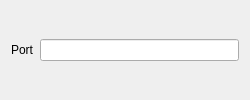
<?xml version="1.0" encoding="UTF-8"?>
<ui version="4.0">
 <class>inUdpPsWidget</class>
 <widget class="QWidget" name="inUdpPsWidget">
  <property name="geometry">
   <rect>
    <x>0</x>
    <y>0</y>
    <width>250</width>
    <height>100</height>
   </rect>
  </property>
  <property name="windowTitle">
   <string>Dialog</string>
  </property>
  <layout class="QHBoxLayout" name="horizontalLayout_2">
   <item>
    <layout class="QHBoxLayout" name="horizontalLayout">
     <item>
      <layout class="QVBoxLayout" name="verticalLayout">
       <item>
        <widget class="QLabel" name="port_lbl">
         <property name="text">
          <string>Port</string>
         </property>
        </widget>
       </item>
      </layout>
     </item>
     <item>
      <layout class="QVBoxLayout" name="verticalLayout_2">
       <item>
        <widget class="QLineEdit" name="port_le"/>
       </item>
      </layout>
     </item>
    </layout>
   </item>
  </layout>
 </widget>
 <resources/>
 <connections/>
</ui>
